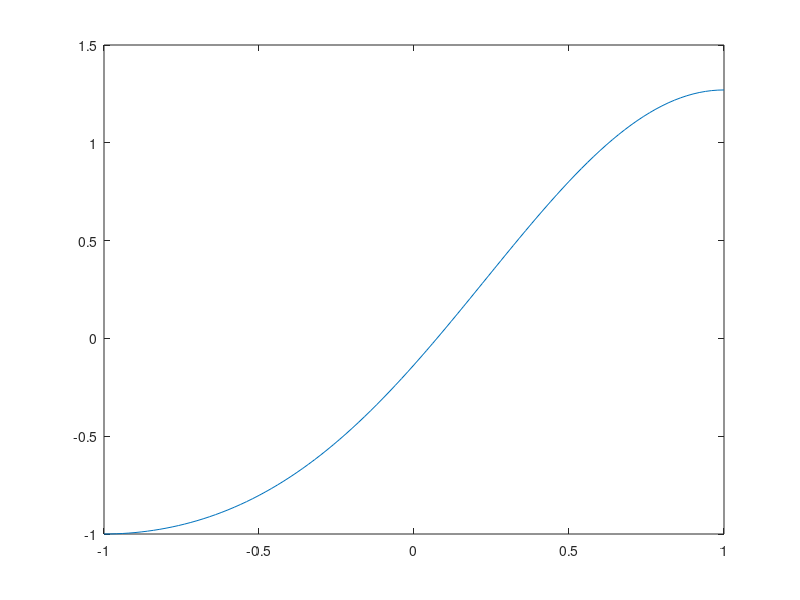

This figure's MATLAB source: (Note: this script raises an error after producing the figure.)
%% ENGS 205 Chebyshev Helmholtz
% Cameron Wolfe 

%% Setup
x = -1:.02:1;
u = 4 / (3 * pi^2) * (sin(pi * x / 2) - cos(pi * x)) + sin(pi * x / 2);

f = @(x) cos(pi * x);

figure(1);
plot(x, u, 'DisplayName', 'Analytical');
hold on;

%% Go through many N values and find steady state
N_vals = 3:64;
plot_N_vals = [4 8 16 32 64];
max_error = [];
rms_error = [];

for N=N_vals

    % Calculate Chebyshev polynomials
    chebyshev_polys = {[1], [1 0]};
    for i=2:N
        chebyshev_polys{i+1} = 2*[chebyshev_polys{i} 0] - [0 0 chebyshev_polys{i-1}];
    end

    % Populate D matrix
    D = zeros(N+1);
    for i=1:2:N
        D = D + 2 * diag(i:N, i);
    end

    D(1, :) = D(1, :) / 2;

    A = D^2 + (pi / 2)^2 * eye(N+1);

    % RHS
    f_gauss_lobatto = f(cos(pi * (0:N) / N));
    f_gauss_lobatto = [f_gauss_lobatto f_gauss_lobatto(end-1:-1:2)];

    f_hat = fft(f_gauss_lobatto);
    f_hat = real(f_hat(1:N+1));
    f_hat = (f_hat / N ./ resize(c(0:N, N), size(f_hat)))';

    % BCs
    A(end-1, :) = (-1).^(0:N);
    A(end, :) = (-1).^(0:N) .* (0:N).^2;
    f_hat(end-1) = -1;
    f_hat(end) = 0;

    % Solve system
    u_hat = A \ f_hat;

    % Interpolate solution
    u_cheby = zeros(size(x));
    for i=1:N+1
        u_cheby = u_cheby + real(u_hat(i)) * polyval(chebyshev_polys{i}, x);
    end

    % Calculate error
    error = u_cheby - u;
    max_error(end+1) = max(abs(error));
    rms_error(end+1) = sqrt(mean(error.^2));

    if ismember(N, plot_N_vals)
        figure(1);
        plot(x, u_cheby, '--', 'DisplayName', "N = " + num2str(N));
    end

end

%% Plotting
figure(1);
hold off;
title("Chebyshev Approximations of u(x) by Order (N)");
xlabel("x");
ylabel("y");
legend(location="northwest");

figure(2);
loglog(N_vals, max_error);
hold on;
loglog(N_vals, rms_error);
hold off;
title("Error of Chebyshev Approximations of u(x) vs Order");
xlabel("Order (N)");
ylabel("Error");
legend(["Max Error", "RMS Error"]);

function out = c(k, N) 
    out = ones(size(k));
    out(k == 0 | k == N) = 2;
end
